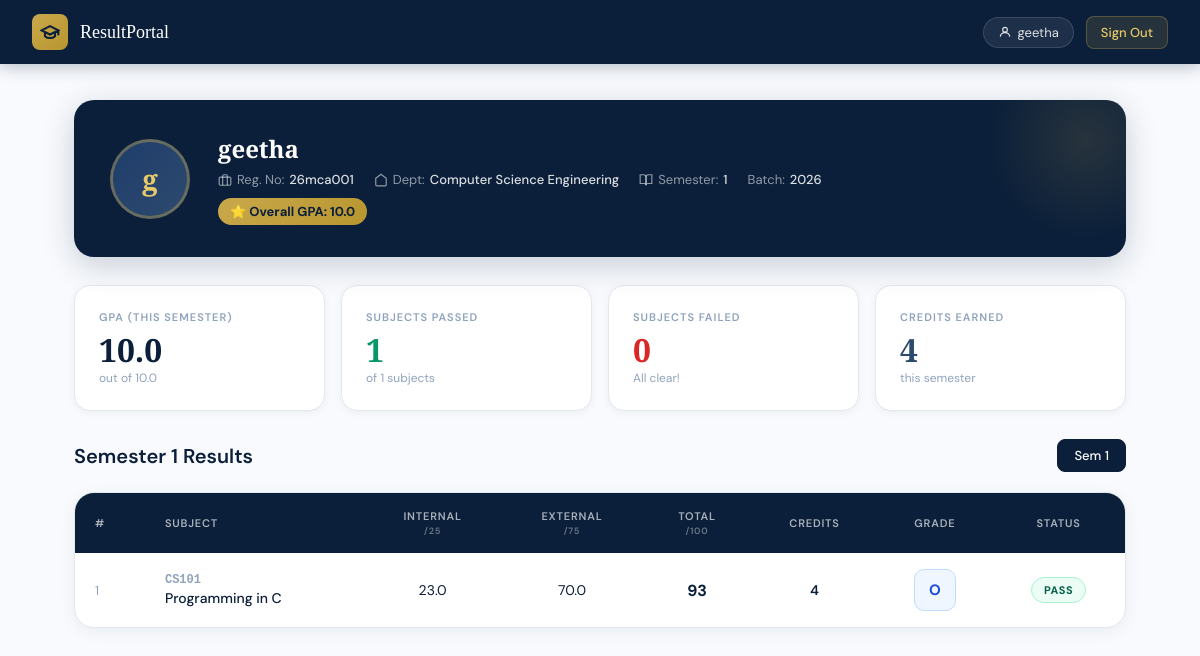
The app's page /dashboard/ (signed in) with its own data.
### results/models.py (models this page shows, shortened)
class Student(models.Model):
    user = models.OneToOneField(CustomUser, on_delete=models.CASCADE, related_name='student_profile')
    register_number = models.CharField(max_length=20, unique=True)
    full_name = models.CharField(max_length=150)
    department = models.ForeignKey(Department, on_delete=models.SET_NULL, null=True)
    semester = models.PositiveIntegerField(default=1, validators=[MinValueValidator(1), MaxValueValidator(8)])
    batch_year = models.IntegerField(default=2024)
    phone = models.CharField(max_length=15, blank=True)
    email = models.EmailField(blank=True)
    photo = models.ImageField(upload_to='students/', blank=True, null=True)
    created_at = models.DateTimeField(auto_now_add=True)
    def calculate_gpa(self):
        results = self.result_set.all()
        if not results.exists():
            return 0.0
        total_credits = sum(r.subject.credits for r in results)
        if total_credits == 0:
            return 0.0
        weighted_sum = sum(r.grade_point * r.subject.credits for r in results)
        return round(weighted_sum / total_credits, 2)

class Department(models.Model):
    name = models.CharField(max_length=100)
    code = models.CharField(max_length=10, unique=True)

class Result(models.Model):
    GRADE_CHOICES = (
        ('O', 'Outstanding (91-100)'),
        ('A+', 'Excellent (81-90)'),
        ('A', 'Very Good (71-80)'),
        ('B+', 'Good (61-70)'),
        ('B', 'Above Average (51-60)'),
        ('C', 'Average (40-50)'),
        ('U', 'Fail (Below 40)'),
        ('AB', 'Absent'),
    )
    GRADE_POINTS = {
        'O': 10.0,
        'A+': 9.0,
        'A': 8.0,
        'B+': 7.0,
        'B': 6.0,
        'C': 5.0,
        'U': 0.0,
        'AB': 0.0,
    }
    student = models.ForeignKey(Student, on_delete=models.CASCADE)
    subject = models.ForeignKey(Subject, on_delete=models.CASCADE)
    semester = models.PositiveIntegerField(default=1)
    internal_marks = models.FloatField(
        default=0,
        validators=[MinValueValidator(0), MaxValueValidator(25)]
    )
    external_marks = models.FloatField(
        default=0,
        validators=[MinValueValidator(0), MaxValueValidator(75)]
    )
    grade = models.CharField(max_length=3, choices=GRADE_CHOICES, blank=True)
    grade_point = models.FloatField(default=0)
    is_pass = models.BooleanField(default=False)
    exam_year = models.IntegerField(default=2024)
    updated_at = models.DateTimeField(auto_now=True)
    class Meta:
        unique_together = ('student', 'subject', 'semester', 'exam_year')

class Subject(models.Model):
    name = models.CharField(max_length=150)
    code = models.CharField(max_length=20, unique=True)
    department = models.ForeignKey(Department, on_delete=models.SET_NULL, null=True)
    credits = models.PositiveIntegerField(default=3)
    semester = models.PositiveIntegerField(default=1, validators=[MinValueValidator(1), MaxValueValidator(8)])

### results/views.py (the view)
# urls.py: path('dashboard/', views.student_dashboard, name='student_dashboard'),
@login_required
def student_dashboard(request):
    if request.user.role != 'student':
        return redirect('admin_dashboard')
    student = get_object_or_404(Student, user=request.user)
    semester = request.GET.get('semester', student.semester)
    try:
        semester = int(semester)
    except ValueError:
        semester = student.semester
    results = Result.objects.filter(
        student=student, semester=semester
    ).select_related('subject').order_by('subject__code')
    total_subjects = results.count()
    passed = results.filter(is_pass=True).count()
    failed = results.filter(is_pass=False).count()
    gpa = student.calculate_gpa()
    total_credits = sum(r.subject.credits for r in results)
    available_semesters = Result.objects.filter(
        student=student
    ).values_list('semester', flat=True).distinct().order_by('semester')
    context = {
        'student': student,
        'results': results,
        'semester': semester,
        'gpa': gpa,
        'total_subjects': total_subjects,
        'passed': passed,
        'failed': failed,
        'total_credits': total_credits,
        'available_semesters': available_semesters,
    }
    return render(request, 'results/student_dashboard.html', context)

### results/templates/results/student_dashboard.html (shortened to what this page needs)
<!DOCTYPE html>
<html lang="en">
<head>
</head>
<body>
<nav class="topnav">
  <div class="nav-brand">
    <div class="brand-icon">
      <svg viewBox="0 0 24 24" fill="none" stroke="currentColor" stroke-width="2.5"><path d="M22 10v6M2 10l10-5 10 5-10 5z"/><path d="M6 12v5c3 3 9 3 12 0v-5"/></svg>
    </div>
    <span class="brand-name">ResultPortal</span>
  </div>
  <div class="nav-user">
    <span class="user-chip">
      <svg width="14" height="14" viewBox="0 0 24 24" fill="none" stroke="currentColor" stroke-width="2"><circle cx="12" cy="8" r="4"/><path d="M4 20c0-4 3.6-7 8-7s8 3 8 7"/></svg>
      {{ student.full_name }}
    </span>
    <a href="{% url 'logout' %}" class="logout-btn">Sign Out</a>
  </div>
</nav>
<div class="main-container">
  <div class="profile-card">
    <div class="avatar">
      {% if student.photo %}
        <img src="{{ student.photo.url }}" alt="{{ student.full_name }}">
      {% else %}
        <span class="avatar-initials">{{ student.full_name|first }}</span>
      {% endif %}
    </div>
    <div class="profile-info">
      <h1>{{ student.full_name }}</h1>
      <div class="profile-meta">
        <span class="meta-item">
          <svg width="14" height="14" viewBox="0 0 24 24" fill="none" stroke="currentColor" stroke-width="2"><rect x="2" y="7" width="20" height="14" rx="2"/><path d="M16 21V5a2 2 0 00-2-2h-4a2 2 0 00-2 2v16"/></svg>
          Reg. No: <strong>{{ student.register_number }}</strong>
        </span>
        <span class="meta-item">
          <svg width="14" height="14" viewBox="0 0 24 24" fill="none" stroke="currentColor" stroke-width="2"><path d="M3 9l9-7 9 7v11a2 2 0 01-2 2H5a2 2 0 01-2-2z"/></svg>
          Dept: <strong>{{ student.department.name|default:"N/A" }}</strong>
        </span>
        <span class="meta-item">
          <svg width="14" height="14" viewBox="0 0 24 24" fill="none" stroke="currentColor" stroke-width="2"><path d="M2 3h6a4 4 0 014 4v14a3 3 0 00-3-3H2z"/><path d="M22 3h-6a4 4 0 00-4 4v14a3 3 0 013-3h7z"/></svg>
          Semester: <strong>{{ semester }}</strong>
        </span>
        <span class="meta-item">Batch: <strong>{{ student.batch_year }}</strong></span>
      </div>
      <div class="gpa-badge">⭐ Overall GPA: {{ gpa }}</div>
    </div>
  </div>
  <div class="stats-grid">
    <div class="stat-card">
      <div class="stat-label">GPA (This Semester)</div>
      <div class="stat-value gpa">{{ gpa }}</div>
      <div class="stat-sub">out of 10.0</div>
    </div>
    <div class="stat-card">
      <div class="stat-label">Subjects Passed</div>
      <div class="stat-value pass">{{ passed }}</div>
      <div class="stat-sub">of {{ total_subjects }} subjects</div>
    </div>
    <div class="stat-card">
      <div class="stat-label">Subjects Failed</div>
      <div class="stat-value fail">{{ failed }}</div>
      <div class="stat-sub">{% if failed == 0 %}All clear!{% else %}Need attention{% endif %}</div>
    </div>
    <div class="stat-card">
      <div class="stat-label">Credits Earned</div>
      <div class="stat-value credits">{{ total_credits }}</div>
      <div class="stat-sub">this semester</div>
    </div>
  </div>
  <div class="section-header">
    <div class="section-title">Semester {{ semester }} Results</div>
    <div class="semester-tabs">
      {% for sem in available_semesters %}
        <a href="?semester={{ sem }}" class="sem-tab {% if sem == semester %}active{% endif %}">
          Sem {{ sem }}
        </a>
      {% endfor %}
    </div>
  </div>
  <div class="results-card">
    {% if results %}
      <table class="results-table">
        <thead>
          <tr>
            <th>#</th>
            <th>Subject</th>
            <th style="text-align:center">Internal<br><small style="opacity:0.6">/25</small></th>
            <th style="text-align:center">External<br><small style="opacity:0.6">/75</small></th>
            <th style="text-align:center">Total<br><small style="opacity:0.6">/100</small></th>
            <th style="text-align:center">Credits</th>
            <th style="text-align:center">Grade</th>
            <th style="text-align:center">Status</th>
          </tr>
        </thead>
        <tbody>
          {% for result in results %}
          <tr>
            <td style="color:var(--text-muted); font-size:13px;">{{ forloop.counter }}</td>
            <td>
              <span class="subject-code">{{ result.subject.code }}</span>
              <span class="subject-name">{{ result.subject.name }}</span>
            </td>
            <td class="marks-cell">{{ result.internal_marks }}</td>
            <td class="marks-cell">{{ result.external_marks }}</td>
            <td class="marks-cell">
              <span class="total-marks">{{ result.internal_marks|add:result.external_marks|floatformat:0 }}</span>
            </td>
            <td class="marks-cell" style="font-weight:600">{{ result.subject.credits }}</td>
            <td class="marks-cell">
              <span class="grade-badge grade-{{ result.grade|cut:'+' }}">{{ result.grade }}</span>
            </td>
            <td class="marks-cell">
              {% if result.is_pass %}
                <span class="status-pill status-pass">Pass</span>
              {% else %}
                <span class="status-pill status-fail">Fail</span>
              {% endif %}
            </td>
          </tr>
          {% endfor %}
        </tbody>
      </table>
    {% endif %}
  </div>
</div>
</body>
</html>

### records on screen
Student: full_name "geetha", full_name|first "g", register_number "26mca001", department.name "Computer Science Engineering", batch_year "2026"
Result: subject.code "CS101", subject.name "Programming in C", internal_marks "23.0", external_marks "70.0", internal_marks|add "93", subject.credits "4", grade "O", is_pass "PASS"

### other values on screen
{{ semester }} "1"
{{ gpa }} "10.0"
{{ passed }} "1"
{{ total_subjects }} "1"
{{ failed }} "0"
{{ total_credits }} "4"
{{ sem }} "1"
